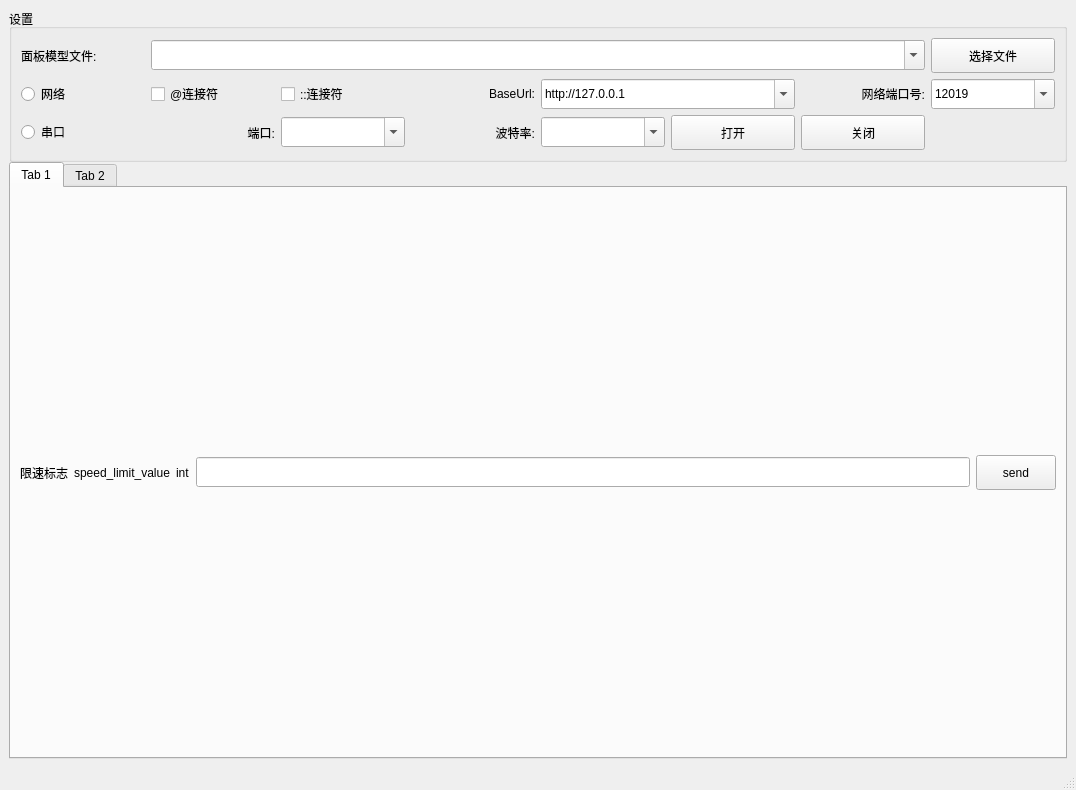
<?xml version="1.0" encoding="UTF-8"?>
<ui version="4.0">
 <class>PanelTool</class>
 <widget class="QMainWindow" name="PanelTool">
  <property name="geometry">
   <rect>
    <x>0</x>
    <y>0</y>
    <width>1076</width>
    <height>790</height>
   </rect>
  </property>
  <property name="windowTitle">
   <string>PanelTool</string>
  </property>
  <property name="styleSheet">
   <string notr="true"/>
  </property>
  <widget class="QWidget" name="centralwidget">
   <layout class="QGridLayout" name="gridLayout_3">
    <property name="verticalSpacing">
     <number>0</number>
    </property>
    <item row="0" column="0">
     <widget class="QWidget" name="widgetSettings" native="true">
      <layout class="QGridLayout" name="gridLayout_2">
       <property name="leftMargin">
        <number>0</number>
       </property>
       <property name="topMargin">
        <number>0</number>
       </property>
       <property name="rightMargin">
        <number>0</number>
       </property>
       <property name="bottomMargin">
        <number>0</number>
       </property>
       <item row="0" column="0">
        <widget class="QGroupBox" name="groupBoxSettinigs">
         <property name="title">
          <string>设置</string>
         </property>
         <layout class="QGridLayout" name="gridLayout">
          <item row="0" column="0">
           <widget class="QLabel" name="lblPanelFilePath">
            <property name="minimumSize">
             <size>
              <width>0</width>
              <height>25</height>
             </size>
            </property>
            <property name="text">
             <string>面板模型文件:</string>
            </property>
           </widget>
          </item>
          <item row="0" column="7">
           <widget class="QPushButton" name="btnSelPanel">
            <property name="minimumSize">
             <size>
              <width>0</width>
              <height>35</height>
             </size>
            </property>
            <property name="text">
             <string>选择文件</string>
            </property>
           </widget>
          </item>
          <item row="1" column="0">
           <widget class="QRadioButton" name="radioButtonNet">
            <property name="minimumSize">
             <size>
              <width>0</width>
              <height>30</height>
             </size>
            </property>
            <property name="text">
             <string>网络</string>
            </property>
           </widget>
          </item>
          <item row="1" column="1">
           <widget class="QCheckBox" name="cbAtConnector">
            <property name="minimumSize">
             <size>
              <width>0</width>
              <height>30</height>
             </size>
            </property>
            <property name="text">
             <string>@连接符</string>
            </property>
           </widget>
          </item>
          <item row="1" column="2">
           <widget class="QCheckBox" name="cbDoubleComaConnector">
            <property name="minimumSize">
             <size>
              <width>0</width>
              <height>30</height>
             </size>
            </property>
            <property name="text">
             <string>::连接符</string>
            </property>
            <property name="tristate">
             <bool>false</bool>
            </property>
           </widget>
          </item>
          <item row="1" column="3">
           <widget class="QLabel" name="lblBaseUrl">
            <property name="minimumSize">
             <size>
              <width>0</width>
              <height>30</height>
             </size>
            </property>
            <property name="text">
             <string>BaseUrl:</string>
            </property>
            <property name="alignment">
             <set>Qt::AlignRight|Qt::AlignTrailing|Qt::AlignVCenter</set>
            </property>
           </widget>
          </item>
          <item row="1" column="6">
           <widget class="QLabel" name="lblNetPort">
            <property name="minimumSize">
             <size>
              <width>0</width>
              <height>30</height>
             </size>
            </property>
            <property name="text">
             <string>网络端口号:</string>
            </property>
            <property name="alignment">
             <set>Qt::AlignRight|Qt::AlignTrailing|Qt::AlignVCenter</set>
            </property>
           </widget>
          </item>
          <item row="1" column="7">
           <widget class="QComboBox" name="comboBoxNetPort">
            <property name="minimumSize">
             <size>
              <width>0</width>
              <height>30</height>
             </size>
            </property>
            <property name="editable">
             <bool>true</bool>
            </property>
            <item>
             <property name="text">
              <string>12019</string>
             </property>
            </item>
            <item>
             <property name="text">
              <string>12017</string>
             </property>
            </item>
           </widget>
          </item>
          <item row="2" column="0">
           <widget class="QRadioButton" name="radioButtonSerial">
            <property name="minimumSize">
             <size>
              <width>0</width>
              <height>30</height>
             </size>
            </property>
            <property name="text">
             <string>串口</string>
            </property>
           </widget>
          </item>
          <item row="2" column="1">
           <widget class="QLabel" name="lblComPort">
            <property name="minimumSize">
             <size>
              <width>0</width>
              <height>30</height>
             </size>
            </property>
            <property name="text">
             <string>端口:</string>
            </property>
            <property name="alignment">
             <set>Qt::AlignRight|Qt::AlignTrailing|Qt::AlignVCenter</set>
            </property>
           </widget>
          </item>
          <item row="2" column="2">
           <widget class="QComboBox" name="comboBoxComPort">
            <property name="minimumSize">
             <size>
              <width>0</width>
              <height>30</height>
             </size>
            </property>
            <property name="editable">
             <bool>true</bool>
            </property>
           </widget>
          </item>
          <item row="2" column="3">
           <widget class="QLabel" name="lblBaudrate">
            <property name="minimumSize">
             <size>
              <width>0</width>
              <height>30</height>
             </size>
            </property>
            <property name="text">
             <string>波特率:</string>
            </property>
            <property name="alignment">
             <set>Qt::AlignRight|Qt::AlignTrailing|Qt::AlignVCenter</set>
            </property>
           </widget>
          </item>
          <item row="2" column="4">
           <widget class="QComboBox" name="comboBoxBaudrate">
            <property name="minimumSize">
             <size>
              <width>0</width>
              <height>30</height>
             </size>
            </property>
            <property name="editable">
             <bool>true</bool>
            </property>
           </widget>
          </item>
          <item row="2" column="5">
           <widget class="QPushButton" name="btnOpen">
            <property name="minimumSize">
             <size>
              <width>0</width>
              <height>35</height>
             </size>
            </property>
            <property name="text">
             <string>打开</string>
            </property>
           </widget>
          </item>
          <item row="2" column="6">
           <widget class="QPushButton" name="btnClose">
            <property name="minimumSize">
             <size>
              <width>0</width>
              <height>35</height>
             </size>
            </property>
            <property name="text">
             <string>关闭</string>
            </property>
           </widget>
          </item>
          <item row="1" column="4" colspan="2">
           <widget class="QComboBox" name="comboBoxBaseUrl">
            <property name="minimumSize">
             <size>
              <width>0</width>
              <height>30</height>
             </size>
            </property>
            <property name="editable">
             <bool>true</bool>
            </property>
            <item>
             <property name="text">
              <string>http://127.0.0.1</string>
             </property>
            </item>
           </widget>
          </item>
          <item row="0" column="1" colspan="6">
           <widget class="QComboBox" name="comboBoxPanelPath">
            <property name="minimumSize">
             <size>
              <width>0</width>
              <height>30</height>
             </size>
            </property>
            <property name="editable">
             <bool>true</bool>
            </property>
           </widget>
          </item>
         </layout>
        </widget>
       </item>
      </layout>
     </widget>
    </item>
    <item row="1" column="0">
     <widget class="QTabWidget" name="tabWidget">
      <property name="minimumSize">
       <size>
        <width>0</width>
        <height>0</height>
       </size>
      </property>
      <property name="currentIndex">
       <number>0</number>
      </property>
      <widget class="QWidget" name="general">
       <attribute name="title">
        <string>Tab 1</string>
       </attribute>
       <layout class="QGridLayout" name="gridLayout_4">
        <property name="verticalSpacing">
         <number>10</number>
        </property>
        <item row="0" column="0">
         <widget class="QLabel" name="lblFuncDesc">
          <property name="minimumSize">
           <size>
            <width>0</width>
            <height>30</height>
           </size>
          </property>
          <property name="text">
           <string>限速标志</string>
          </property>
         </widget>
        </item>
        <item row="0" column="1">
         <widget class="QLabel" name="lblSignalName">
          <property name="minimumSize">
           <size>
            <width>0</width>
            <height>30</height>
           </size>
          </property>
          <property name="text">
           <string>speed_limit_value</string>
          </property>
         </widget>
        </item>
        <item row="0" column="2">
         <widget class="QLabel" name="lblDataType">
          <property name="minimumSize">
           <size>
            <width>0</width>
            <height>30</height>
           </size>
          </property>
          <property name="text">
           <string>int</string>
          </property>
         </widget>
        </item>
        <item row="0" column="3">
         <widget class="QLineEdit" name="lineEditValue">
          <property name="minimumSize">
           <size>
            <width>0</width>
            <height>30</height>
           </size>
          </property>
         </widget>
        </item>
        <item row="0" column="4">
         <widget class="QPushButton" name="btnSend">
          <property name="minimumSize">
           <size>
            <width>0</width>
            <height>35</height>
           </size>
          </property>
          <property name="text">
           <string>send</string>
          </property>
         </widget>
        </item>
       </layout>
      </widget>
      <widget class="QWidget" name="alert">
       <attribute name="title">
        <string>Tab 2</string>
       </attribute>
      </widget>
     </widget>
    </item>
   </layout>
  </widget>
  <widget class="QMenuBar" name="menubar">
   <property name="geometry">
    <rect>
     <x>0</x>
     <y>0</y>
     <width>1076</width>
     <height>26</height>
    </rect>
   </property>
  </widget>
  <widget class="QStatusBar" name="statusbar"/>
 </widget>
 <resources/>
 <connections/>
</ui>
